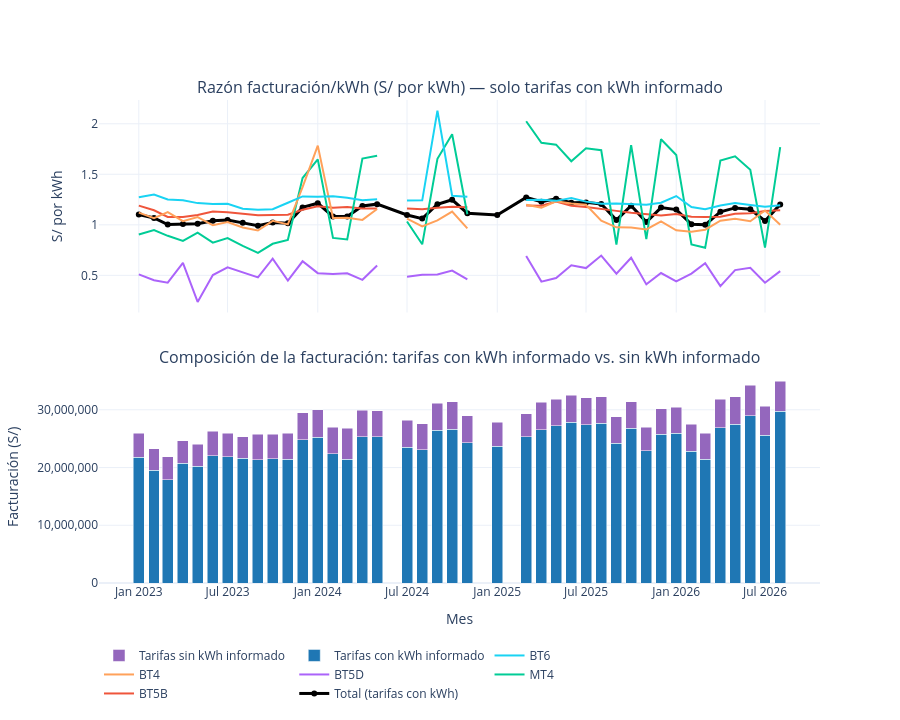

The code cell stored with this chart in its notebook:
### Code cell
# --- Razón S/kWh solo con tarifas que informan kWh ---
ck = cubo_pt[cubo_pt["tarifa"].isin(TARIFAS_CON_KWH)]
razon_total = ck.groupby("fecha")[["fact", "kwh"]].sum()
razon_total["ratio"] = razon_total["fact"] / razon_total["kwh"]
razon_tar = ck.assign(ratio=ck["fact"] / ck["kwh"].replace(0, np.nan))
principales = est_t.loc[TARIFAS_CON_KWH].sort_values("fact", ascending=False).head(5).index.tolist()

fig = make_subplots(rows=2, cols=1, shared_xaxes=True, vertical_spacing=0.12,
                    subplot_titles=("Razón facturación/kWh (S/ por kWh) — solo tarifas con kWh informado",
                                    "Composición de la facturación: tarifas con kWh informado vs. sin kWh informado"))
fig.add_trace(go.Scatter(x=razon_total.index, y=razon_total["ratio"], mode="lines+markers", name="Total (tarifas con kWh)",
                         line=dict(color="black", width=3), connectgaps=False,
                         hovertemplate="%{x|%Y-%m}<br>%{y:.3f} S/kWh<extra>Total</extra>"), row=1, col=1)
for t in principales:
    g = razon_tar[razon_tar["tarifa"] == t].set_index("fecha")["ratio"].reindex(m.index)
    fig.add_trace(go.Scatter(x=g.index, y=g.values, mode="lines", name=t, connectgaps=False,
                             hovertemplate="%{x|%Y-%m}<br>%{y:.3f} S/kWh<extra>" + t + "</extra>"), row=1, col=1)
comp_fact = cubo_pt.assign(grupo=np.where(cubo_pt["tarifa"].isin(TARIFAS_SIN_KWH), "Tarifas sin kWh informado", "Tarifas con kWh informado"))
comp_fact = comp_fact.groupby(["fecha", "grupo"])["fact"].sum().unstack().reindex(m.index)
for gcol, color in [("Tarifas con kWh informado", "#1f77b4"), ("Tarifas sin kWh informado", "#9467bd")]:
    if gcol in comp_fact:
        fig.add_trace(go.Bar(x=comp_fact.index, y=comp_fact[gcol], name=gcol, marker_color=color,
                             hovertemplate="%{x|%Y-%m}<br>%{y:,.0f} S/<extra>" + gcol + "</extra>"), row=2, col=1)
fig.update_layout(barmode="stack", height=720, legend=dict(orientation="h", y=-0.12))
fig.update_yaxes(title_text="S/ por kWh", row=1, col=1); fig.update_yaxes(title_text="Facturación (S/)", row=2, col=1, tickformat=",.0f")
fig.update_xaxes(title_text="Mes", row=2, col=1)
fig.show()

# --- ¿Qué tarifas explican los mayores cambios mensuales de la facturación? ---
pv = cubo_pt.pivot_table(index="fecha", columns="tarifa", values="fact", aggfunc="sum").reindex(m.index)
delta = pv.diff()                                   # NaN si falta el mes anterior
delta_tot = m["fact"].diff()
top_cambios = delta_tot.dropna().abs().nlargest(4).index
contrib = (delta.loc[top_cambios].div(delta_tot.loc[top_cambios], axis=0) * 100).round(1)
contrib.insert(0, "Δ facturación total (S/)", delta_tot.loc[top_cambios].round(0))
contrib.index = contrib.index.strftime("%Y-%m")
print("\nContribución (%) de cada tarifa al cambio de facturación en los 4 mayores cambios mensuales:")
display(contrib.style.format("{:,.1f}"))
